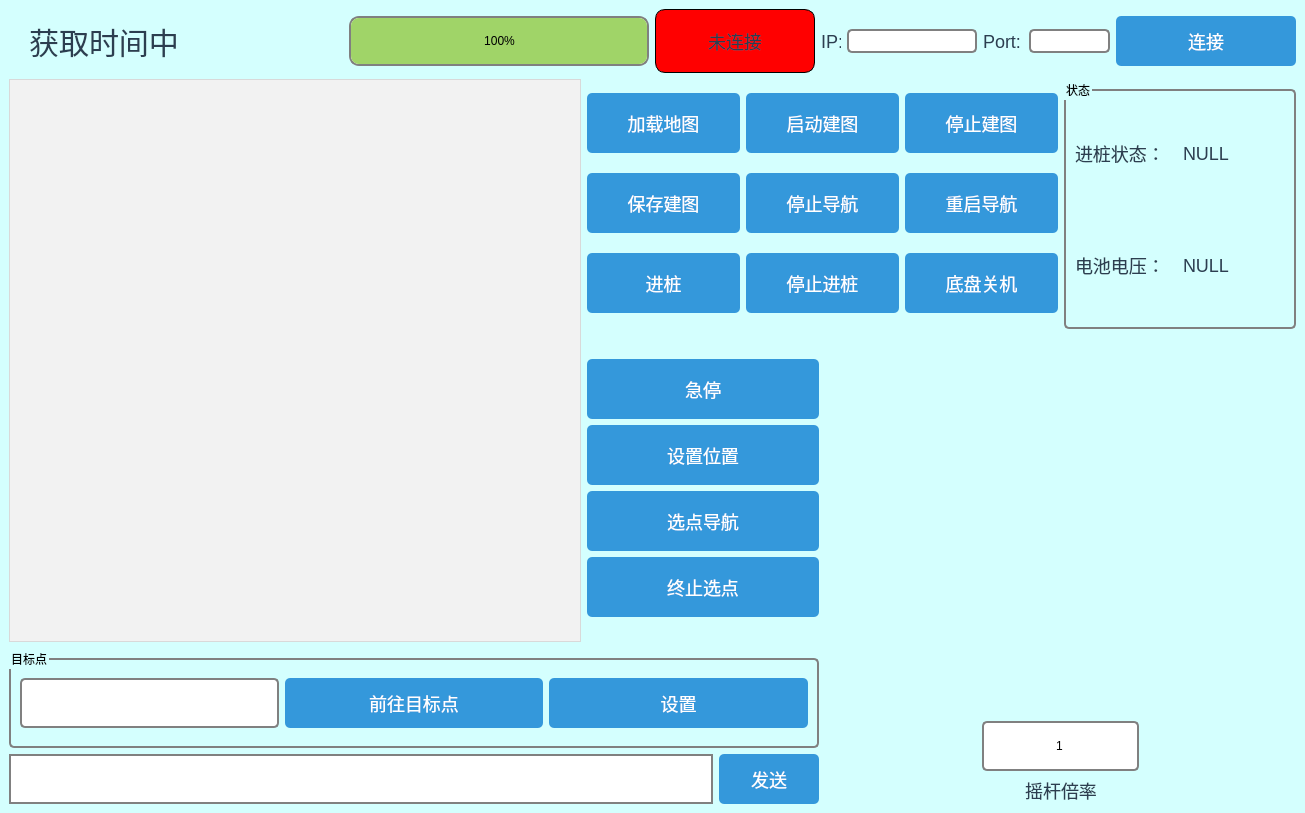
<?xml version="1.0" encoding="UTF-8"?>
<ui version="4.0">
 <class>MainWindow</class>
 <widget class="QMainWindow" name="MainWindow">
  <property name="geometry">
   <rect>
    <x>0</x>
    <y>0</y>
    <width>1305</width>
    <height>813</height>
   </rect>
  </property>
  <property name="minimumSize">
   <size>
    <width>0</width>
    <height>0</height>
   </size>
  </property>
  <property name="maximumSize">
   <size>
    <width>16777215</width>
    <height>16777215</height>
   </size>
  </property>
  <property name="windowTitle">
   <string>MainWindow</string>
  </property>
  <property name="styleSheet">
   <string notr="true">QMainWindow {
  background-color: #d4fffe; /* 设置背景颜色 */
  border-radius: 200px;
}
QMainWindow::title {
    subcontrol-origin: margin;
    subcontrol-position: top center;
    padding: 10px;
    border-top-left-radius: 20px;
    border-top-right-radius: 20px;
    background-color: #333333;
    color: white;
}

QMainWindow::separator {
    height: 2px;
    background-color: #bbbbbb;
}
/* 设置 QGroupBox 控件的样式 */
QGroupBox {
  border: 2px solid gray; /* 设置边框宽度和颜色 */
  border-radius: 5px; /* 设置圆角半径 */
  margin-top: 10px; /* 设置顶部边距 */
  color:rgb(0,0,0);
}
/* 设置 QPushButton 控件的样式 */
QPushButton {
  background-color: #3498db; /* 设置背景颜色 */
  border: none; /* 取消边框 */
  border-radius: 5px; /* 设置圆角半径 */
  color: white; /* 设置文字颜色 */
  font-size: 18px; /* 设置文字大小 */
  padding: 6px 12px; /* 设置内边距 */
}
QPushButton:hover{
  background-color: skyblue; /* 设置背景颜色 */
  border: none; /* 取消边框 */
  border-radius: 5px; /* 设置圆角半径 */
  color: white; /* 设置文字颜色 */
  font-size: 18px; /* 设置文字大小 */
  padding: 6px 12px; /* 设置内边距 */
}
/* 设置 QLineEdit 控件的样式 */
QLineEdit {
  border: 2px solid gray; /* 设置边框宽度和颜色 */
  border-radius: 5px; /* 设置圆角半径 */
  padding: 2px 4px; /* 设置内边距 */
}

QLabel {
  font-size: 18px; /* 设置文字大小 */
  color: #2c3e50; /* 设置文字颜色 */
}</string>
  </property>
  <widget class="QWidget" name="centralwidget">
   <layout class="QGridLayout" name="gridLayout">
    <item row="1" column="3" colspan="2">
     <layout class="QVBoxLayout" name="verticalLayout">
      <item>
       <layout class="QHBoxLayout" name="horizontalLayout_7">
        <item>
         <widget class="QPushButton" name="pushButton_19">
          <property name="sizePolicy">
           <sizepolicy hsizetype="Minimum" vsizetype="Fixed">
            <horstretch>0</horstretch>
            <verstretch>0</verstretch>
           </sizepolicy>
          </property>
          <property name="minimumSize">
           <size>
            <width>80</width>
            <height>60</height>
           </size>
          </property>
          <property name="maximumSize">
           <size>
            <width>16777215</width>
            <height>16777215</height>
           </size>
          </property>
          <property name="text">
           <string>加载地图</string>
          </property>
         </widget>
        </item>
        <item>
         <widget class="QPushButton" name="pushButton_9">
          <property name="minimumSize">
           <size>
            <width>80</width>
            <height>60</height>
           </size>
          </property>
          <property name="maximumSize">
           <size>
            <width>16777215</width>
            <height>16777215</height>
           </size>
          </property>
          <property name="text">
           <string>启动建图</string>
          </property>
         </widget>
        </item>
        <item>
         <widget class="QPushButton" name="pushButton_10">
          <property name="minimumSize">
           <size>
            <width>80</width>
            <height>60</height>
           </size>
          </property>
          <property name="maximumSize">
           <size>
            <width>16777215</width>
            <height>16777215</height>
           </size>
          </property>
          <property name="text">
           <string>停止建图</string>
          </property>
         </widget>
        </item>
       </layout>
      </item>
      <item>
       <layout class="QHBoxLayout" name="horizontalLayout_8">
        <item>
         <widget class="QPushButton" name="pushButton_13">
          <property name="minimumSize">
           <size>
            <width>80</width>
            <height>60</height>
           </size>
          </property>
          <property name="maximumSize">
           <size>
            <width>16777215</width>
            <height>16777215</height>
           </size>
          </property>
          <property name="text">
           <string>保存建图</string>
          </property>
         </widget>
        </item>
        <item>
         <widget class="QPushButton" name="pushButton_12">
          <property name="minimumSize">
           <size>
            <width>80</width>
            <height>60</height>
           </size>
          </property>
          <property name="maximumSize">
           <size>
            <width>16777215</width>
            <height>16777215</height>
           </size>
          </property>
          <property name="text">
           <string>停止导航</string>
          </property>
         </widget>
        </item>
        <item>
         <widget class="QPushButton" name="pushButton_11">
          <property name="minimumSize">
           <size>
            <width>80</width>
            <height>60</height>
           </size>
          </property>
          <property name="maximumSize">
           <size>
            <width>16777215</width>
            <height>16777215</height>
           </size>
          </property>
          <property name="text">
           <string>重启导航</string>
          </property>
         </widget>
        </item>
       </layout>
      </item>
      <item>
       <layout class="QHBoxLayout" name="horizontalLayout_9">
        <item>
         <widget class="QPushButton" name="pushButton_14">
          <property name="minimumSize">
           <size>
            <width>80</width>
            <height>60</height>
           </size>
          </property>
          <property name="maximumSize">
           <size>
            <width>16777215</width>
            <height>16777215</height>
           </size>
          </property>
          <property name="text">
           <string>进桩</string>
          </property>
         </widget>
        </item>
        <item>
         <widget class="QPushButton" name="pushButton_15">
          <property name="minimumSize">
           <size>
            <width>80</width>
            <height>60</height>
           </size>
          </property>
          <property name="maximumSize">
           <size>
            <width>16777215</width>
            <height>16777215</height>
           </size>
          </property>
          <property name="text">
           <string>停止进桩</string>
          </property>
         </widget>
        </item>
        <item>
         <widget class="QPushButton" name="pushButton_18">
          <property name="minimumSize">
           <size>
            <width>80</width>
            <height>60</height>
           </size>
          </property>
          <property name="maximumSize">
           <size>
            <width>16777215</width>
            <height>16777215</height>
           </size>
          </property>
          <property name="text">
           <string>底盘关机</string>
          </property>
         </widget>
        </item>
       </layout>
      </item>
     </layout>
    </item>
    <item row="1" column="0" rowspan="2" colspan="3">
     <widget class="QGraphicsView" name="mapViz">
      <property name="minimumSize">
       <size>
        <width>300</width>
        <height>500</height>
       </size>
      </property>
      <property name="maximumSize">
       <size>
        <width>16777215</width>
        <height>16777215</height>
       </size>
      </property>
      <property name="styleSheet">
       <string notr="true">QGraphicsView {
    background-color: #f2f2f2;
    border-style: solid;
    border-width: 1px;
    border-color: #d9d9d9;
    color: #333333;
    font-family: Arial;
    font-size: 12px;
}

QGraphicsView:selected {
    background-color: #e6f7ff;
    color: #007bff;
}</string>
      </property>
     </widget>
    </item>
    <item row="2" column="4" rowspan="2" colspan="2">
     <layout class="QVBoxLayout" name="verticalLayout_3">
      <item>
       <spacer name="verticalSpacer">
        <property name="orientation">
         <enum>Qt::Vertical</enum>
        </property>
        <property name="sizeHint" stdset="0">
         <size>
          <width>20</width>
          <height>40</height>
         </size>
        </property>
       </spacer>
      </item>
      <item>
       <layout class="QHBoxLayout" name="horizontalLayout_11">
        <item>
         <spacer name="horizontalSpacer_2">
          <property name="orientation">
           <enum>Qt::Horizontal</enum>
          </property>
          <property name="sizeHint" stdset="0">
           <size>
            <width>40</width>
            <height>20</height>
           </size>
          </property>
         </spacer>
        </item>
        <item>
         <widget class="QWidget" name="myWidget" native="true">
          <property name="minimumSize">
           <size>
            <width>300</width>
            <height>300</height>
           </size>
          </property>
          <property name="maximumSize">
           <size>
            <width>16777215</width>
            <height>16777215</height>
           </size>
          </property>
         </widget>
        </item>
        <item>
         <spacer name="horizontalSpacer">
          <property name="orientation">
           <enum>Qt::Horizontal</enum>
          </property>
          <property name="sizeHint" stdset="0">
           <size>
            <width>40</width>
            <height>20</height>
           </size>
          </property>
         </spacer>
        </item>
       </layout>
      </item>
      <item>
       <spacer name="verticalSpacer_3">
        <property name="orientation">
         <enum>Qt::Vertical</enum>
        </property>
        <property name="sizeHint" stdset="0">
         <size>
          <width>20</width>
          <height>40</height>
         </size>
        </property>
       </spacer>
      </item>
      <item>
       <layout class="QHBoxLayout" name="horizontalLayout_15">
        <item>
         <spacer name="horizontalSpacer_5">
          <property name="orientation">
           <enum>Qt::Horizontal</enum>
          </property>
          <property name="sizeHint" stdset="0">
           <size>
            <width>40</width>
            <height>20</height>
           </size>
          </property>
         </spacer>
        </item>
        <item>
         <widget class="QLineEdit" name="lineEdit">
          <property name="minimumSize">
           <size>
            <width>80</width>
            <height>50</height>
           </size>
          </property>
          <property name="maximumSize">
           <size>
            <width>300</width>
            <height>50</height>
           </size>
          </property>
          <property name="text">
           <string notr="true">1</string>
          </property>
          <property name="alignment">
           <set>Qt::AlignCenter</set>
          </property>
         </widget>
        </item>
        <item>
         <spacer name="horizontalSpacer_4">
          <property name="orientation">
           <enum>Qt::Horizontal</enum>
          </property>
          <property name="sizeHint" stdset="0">
           <size>
            <width>40</width>
            <height>20</height>
           </size>
          </property>
         </spacer>
        </item>
       </layout>
      </item>
      <item>
       <layout class="QHBoxLayout" name="horizontalLayout_13">
        <item>
         <spacer name="horizontalSpacer_6">
          <property name="orientation">
           <enum>Qt::Horizontal</enum>
          </property>
          <property name="sizeHint" stdset="0">
           <size>
            <width>40</width>
            <height>20</height>
           </size>
          </property>
         </spacer>
        </item>
        <item>
         <widget class="QLabel" name="label_3">
          <property name="minimumSize">
           <size>
            <width>80</width>
            <height>20</height>
           </size>
          </property>
          <property name="maximumSize">
           <size>
            <width>16777215</width>
            <height>16777215</height>
           </size>
          </property>
          <property name="text">
           <string>摇杆倍率</string>
          </property>
          <property name="alignment">
           <set>Qt::AlignCenter</set>
          </property>
         </widget>
        </item>
        <item>
         <spacer name="horizontalSpacer_7">
          <property name="orientation">
           <enum>Qt::Horizontal</enum>
          </property>
          <property name="sizeHint" stdset="0">
           <size>
            <width>40</width>
            <height>20</height>
           </size>
          </property>
         </spacer>
        </item>
       </layout>
      </item>
     </layout>
    </item>
    <item row="3" column="0" colspan="4">
     <layout class="QVBoxLayout" name="verticalLayout_8" stretch="2,1">
      <item>
       <widget class="QGroupBox" name="groupBox">
        <property name="minimumSize">
         <size>
          <width>0</width>
          <height>100</height>
         </size>
        </property>
        <property name="maximumSize">
         <size>
          <width>16777215</width>
          <height>200</height>
         </size>
        </property>
        <property name="title">
         <string>目标点</string>
        </property>
        <layout class="QGridLayout" name="gridLayout_3">
         <item row="0" column="0">
          <layout class="QHBoxLayout" name="horizontalLayout_12">
           <item>
            <widget class="QComboBox" name="comboBox">
             <property name="minimumSize">
              <size>
               <width>0</width>
               <height>50</height>
              </size>
             </property>
             <property name="maximumSize">
              <size>
               <width>16777215</width>
               <height>16777215</height>
              </size>
             </property>
             <property name="styleSheet">
              <string notr="true">/* 设置 QComboBox 控件的样式 */
QComboBox {
  border: 2px solid gray; /* 设置边框宽度和颜色 */
  border-radius: 5px; /* 设置圆角半径 */
  padding: 2px 4px; /* 设置内边距 */
  color:rgb(0, 0, 0);
}

/* 设置 QComboBox 的下拉菜单控件的样式 */
QComboBox::drop-down {
  border: none; /* 取消边框 */
  width: 20px; /* 设置宽度 */
}

/* 设置 QComboBox 的下拉菜单中每一项的样式 */
QComboBox QAbstractItemView {
  border: 2px solid gray; /* 设置边框宽度和颜色 */
  border-radius: 5px; /* 设置圆角半径 */
  background-color: white; /* 设置背景颜色 */
  selection-background-color: #3498db; /* 设置选中项的背景颜色 */
  selection-color: white; /* 设置选中项的文字颜色 */
}</string>
             </property>
            </widget>
           </item>
           <item>
            <widget class="QPushButton" name="pushButton_22">
             <property name="minimumSize">
              <size>
               <width>0</width>
               <height>50</height>
              </size>
             </property>
             <property name="maximumSize">
              <size>
               <width>16777215</width>
               <height>16777215</height>
              </size>
             </property>
             <property name="text">
              <string>前往目标点</string>
             </property>
            </widget>
           </item>
           <item>
            <widget class="QPushButton" name="pushButton_21">
             <property name="minimumSize">
              <size>
               <width>0</width>
               <height>50</height>
              </size>
             </property>
             <property name="maximumSize">
              <size>
               <width>16777215</width>
               <height>16777215</height>
              </size>
             </property>
             <property name="text">
              <string>设置</string>
             </property>
            </widget>
           </item>
          </layout>
         </item>
        </layout>
       </widget>
      </item>
      <item>
       <layout class="QHBoxLayout" name="horizontalLayout_10">
        <item>
         <widget class="QPlainTextEdit" name="sendmessagetextedit">
          <property name="minimumSize">
           <size>
            <width>400</width>
            <height>30</height>
           </size>
          </property>
          <property name="maximumSize">
           <size>
            <width>16777215</width>
            <height>60</height>
           </size>
          </property>
          <property name="styleSheet">
           <string notr="true">border: 2px solid gray; /* 设置边框宽度和颜色 */
</string>
          </property>
          <property name="plainText">
           <string/>
          </property>
         </widget>
        </item>
        <item>
         <widget class="QPushButton" name="pushButton_3">
          <property name="minimumSize">
           <size>
            <width>100</width>
            <height>50</height>
           </size>
          </property>
          <property name="maximumSize">
           <size>
            <width>16777215</width>
            <height>60</height>
           </size>
          </property>
          <property name="text">
           <string>发送</string>
          </property>
         </widget>
        </item>
       </layout>
      </item>
     </layout>
    </item>
    <item row="0" column="0">
     <widget class="QLabel" name="label_8">
      <property name="minimumSize">
       <size>
        <width>0</width>
        <height>0</height>
       </size>
      </property>
      <property name="maximumSize">
       <size>
        <width>300</width>
        <height>16777215</height>
       </size>
      </property>
      <property name="font">
       <font>
        <family>楷体</family>
        <pointsize>-1</pointsize>
        <underline>false</underline>
       </font>
      </property>
      <property name="styleSheet">
       <string notr="true">QLabel {
  font-size: 30px; /* 设置文字大小 */
  color: #2c3e50; /* 设置文字颜色 */
  padding: 10px 20px; /* 设置内边距 */
  border-radius: 5px; /* 设置圆角半径 */
}</string>
      </property>
      <property name="text">
       <string>获取时间中</string>
      </property>
      <property name="alignment">
       <set>Qt::AlignCenter</set>
      </property>
     </widget>
    </item>
    <item row="1" column="5">
     <widget class="QGroupBox" name="groupBox_2">
      <property name="minimumSize">
       <size>
        <width>200</width>
        <height>250</height>
       </size>
      </property>
      <property name="title">
       <string>状态</string>
      </property>
      <layout class="QGridLayout" name="gridLayout_2">
       <item row="0" column="0">
        <layout class="QHBoxLayout" name="horizontalLayout_17">
         <item>
          <widget class="QLabel" name="label_5">
           <property name="minimumSize">
            <size>
             <width>60</width>
             <height>20</height>
            </size>
           </property>
           <property name="maximumSize">
            <size>
             <width>16777215</width>
             <height>16777215</height>
            </size>
           </property>
           <property name="text">
            <string>进桩状态：</string>
           </property>
          </widget>
         </item>
         <item>
          <widget class="QLabel" name="label_7">
           <property name="minimumSize">
            <size>
             <width>50</width>
             <height>20</height>
            </size>
           </property>
           <property name="maximumSize">
            <size>
             <width>16777215</width>
             <height>16777215</height>
            </size>
           </property>
           <property name="text">
            <string>NULL</string>
           </property>
          </widget>
         </item>
        </layout>
       </item>
       <item row="1" column="0">
        <layout class="QHBoxLayout" name="horizontalLayout_16">
         <item>
          <widget class="QLabel" name="label_4">
           <property name="minimumSize">
            <size>
             <width>60</width>
             <height>20</height>
            </size>
           </property>
           <property name="maximumSize">
            <size>
             <width>16777215</width>
             <height>16777215</height>
            </size>
           </property>
           <property name="text">
            <string>电池电压：</string>
           </property>
          </widget>
         </item>
         <item>
          <widget class="QLabel" name="label_6">
           <property name="minimumSize">
            <size>
             <width>50</width>
             <height>20</height>
            </size>
           </property>
           <property name="maximumSize">
            <size>
             <width>16777215</width>
             <height>16777215</height>
            </size>
           </property>
           <property name="text">
            <string>NULL</string>
           </property>
          </widget>
         </item>
        </layout>
       </item>
      </layout>
     </widget>
    </item>
    <item row="0" column="2" colspan="4">
     <layout class="QHBoxLayout" name="horizontalLayout_6">
      <item>
       <spacer name="horizontalSpacer_3">
        <property name="orientation">
         <enum>Qt::Horizontal</enum>
        </property>
        <property name="sizeHint" stdset="0">
         <size>
          <width>40</width>
          <height>20</height>
         </size>
        </property>
       </spacer>
      </item>
      <item>
       <widget class="QProgressBar" name="progressBar">
        <property name="minimumSize">
         <size>
          <width>300</width>
          <height>50</height>
         </size>
        </property>
        <property name="maximumSize">
         <size>
          <width>16777215</width>
          <height>16777215</height>
         </size>
        </property>
        <property name="styleSheet">
         <string notr="true">QProgressBar {
  border: 2px solid gray; /* 设置电池边框的宽度和颜色 */
  border-radius: 10px; /* 设置电池边框的圆角半径 */
  background-color: white; /* 设置电池内部填充颜色 */
  height: 30px; /* 设置电池的高度，根据需要调整 */
  color:rgb(0, 0, 0)；
}

/* 设置电池填充的样式，使用 qproperty-value 属性指定当前进度值 */
QProgressBar::chunk {
  background-color: #a0d468;
  border-radius: 8px; /* 设置填充区域的圆角半径 */
 
}</string>
        </property>
        <property name="minimum">
         <number>0</number>
        </property>
        <property name="maximum">
         <number>100</number>
        </property>
        <property name="value">
         <number>100</number>
        </property>
        <property name="alignment">
         <set>Qt::AlignCenter</set>
        </property>
       </widget>
      </item>
      <item>
       <layout class="QHBoxLayout" name="horizontalLayout_5">
        <item>
         <widget class="QLabel" name="statu_led">
          <property name="minimumSize">
           <size>
            <width>160</width>
            <height>50</height>
           </size>
          </property>
          <property name="maximumSize">
           <size>
            <width>16777215</width>
            <height>16777215</height>
           </size>
          </property>
          <property name="styleSheet">
           <string notr="true">QLabel
{
border-radius: 10px;
border:1px solid black;
background-color:rgb(255,0,0);
color:rgb(0, 0, 0)；
}</string>
          </property>
          <property name="text">
           <string>未连接</string>
          </property>
          <property name="alignment">
           <set>Qt::AlignCenter</set>
          </property>
         </widget>
        </item>
        <item>
         <layout class="QHBoxLayout" name="horizontalLayout_4">
          <item>
           <layout class="QHBoxLayout" name="horizontalLayout_3" stretch="0,0">
            <item>
             <layout class="QHBoxLayout" name="horizontalLayout">
              <item>
               <widget class="QLabel" name="label">
                <property name="minimumSize">
                 <size>
                  <width>20</width>
                  <height>20</height>
                 </size>
                </property>
                <property name="maximumSize">
                 <size>
                  <width>16777215</width>
                  <height>16777215</height>
                 </size>
                </property>
                <property name="text">
                 <string>IP:</string>
                </property>
               </widget>
              </item>
              <item>
               <widget class="QLineEdit" name="iplineedit">
                <property name="minimumSize">
                 <size>
                  <width>130</width>
                  <height>20</height>
                 </size>
                </property>
                <property name="maximumSize">
                 <size>
                  <width>16777215</width>
                  <height>16777215</height>
                 </size>
                </property>
                <property name="text">
                 <string/>
                </property>
               </widget>
              </item>
             </layout>
            </item>
            <item>
             <layout class="QHBoxLayout" name="horizontalLayout_2">
              <item>
               <widget class="QLabel" name="label_2">
                <property name="minimumSize">
                 <size>
                  <width>40</width>
                  <height>20</height>
                 </size>
                </property>
                <property name="maximumSize">
                 <size>
                  <width>16777215</width>
                  <height>16777215</height>
                 </size>
                </property>
                <property name="text">
                 <string>Port:</string>
                </property>
               </widget>
              </item>
              <item>
               <widget class="QLineEdit" name="portspinbox">
                <property name="minimumSize">
                 <size>
                  <width>50</width>
                  <height>20</height>
                 </size>
                </property>
                <property name="maximumSize">
                 <size>
                  <width>16777215</width>
                  <height>16777215</height>
                 </size>
                </property>
                <property name="text">
                 <string/>
                </property>
               </widget>
              </item>
             </layout>
            </item>
           </layout>
          </item>
          <item>
           <widget class="QPushButton" name="pushButton">
            <property name="minimumSize">
             <size>
              <width>180</width>
              <height>50</height>
             </size>
            </property>
            <property name="maximumSize">
             <size>
              <width>16777215</width>
              <height>16777215</height>
             </size>
            </property>
            <property name="text">
             <string>连接</string>
            </property>
           </widget>
          </item>
         </layout>
        </item>
       </layout>
      </item>
     </layout>
    </item>
    <item row="2" column="3">
     <layout class="QVBoxLayout" name="verticalLayout_2">
      <item>
       <spacer name="verticalSpacer_2">
        <property name="orientation">
         <enum>Qt::Vertical</enum>
        </property>
        <property name="sizeHint" stdset="0">
         <size>
          <width>20</width>
          <height>40</height>
         </size>
        </property>
       </spacer>
      </item>
      <item>
       <widget class="QPushButton" name="pushButton_4">
        <property name="minimumSize">
         <size>
          <width>160</width>
          <height>60</height>
         </size>
        </property>
        <property name="maximumSize">
         <size>
          <width>16777215</width>
          <height>16777215</height>
         </size>
        </property>
        <property name="text">
         <string>急停</string>
        </property>
       </widget>
      </item>
      <item>
       <widget class="QPushButton" name="set_pos_btn">
        <property name="minimumSize">
         <size>
          <width>160</width>
          <height>60</height>
         </size>
        </property>
        <property name="maximumSize">
         <size>
          <width>16777215</width>
          <height>16777215</height>
         </size>
        </property>
        <property name="text">
         <string>设置位置</string>
        </property>
       </widget>
      </item>
      <item>
       <widget class="QPushButton" name="set_goal_btn">
        <property name="minimumSize">
         <size>
          <width>160</width>
          <height>60</height>
         </size>
        </property>
        <property name="maximumSize">
         <size>
          <width>16777215</width>
          <height>16777215</height>
         </size>
        </property>
        <property name="text">
         <string>选点导航</string>
        </property>
       </widget>
      </item>
      <item>
       <widget class="QPushButton" name="pushButton_17">
        <property name="minimumSize">
         <size>
          <width>160</width>
          <height>60</height>
         </size>
        </property>
        <property name="maximumSize">
         <size>
          <width>16777215</width>
          <height>16777215</height>
         </size>
        </property>
        <property name="text">
         <string>终止选点</string>
        </property>
       </widget>
      </item>
      <item>
       <spacer name="verticalSpacer_4">
        <property name="orientation">
         <enum>Qt::Vertical</enum>
        </property>
        <property name="sizeHint" stdset="0">
         <size>
          <width>20</width>
          <height>40</height>
         </size>
        </property>
       </spacer>
      </item>
     </layout>
    </item>
    <item row="0" column="1">
     <spacer name="horizontalSpacer_8">
      <property name="orientation">
       <enum>Qt::Horizontal</enum>
      </property>
      <property name="sizeHint" stdset="0">
       <size>
        <width>40</width>
        <height>20</height>
       </size>
      </property>
     </spacer>
    </item>
   </layout>
  </widget>
  <widget class="QMenuBar" name="menubar">
   <property name="geometry">
    <rect>
     <x>0</x>
     <y>0</y>
     <width>1305</width>
     <height>26</height>
    </rect>
   </property>
  </widget>
 </widget>
 <resources/>
 <connections/>
</ui>
